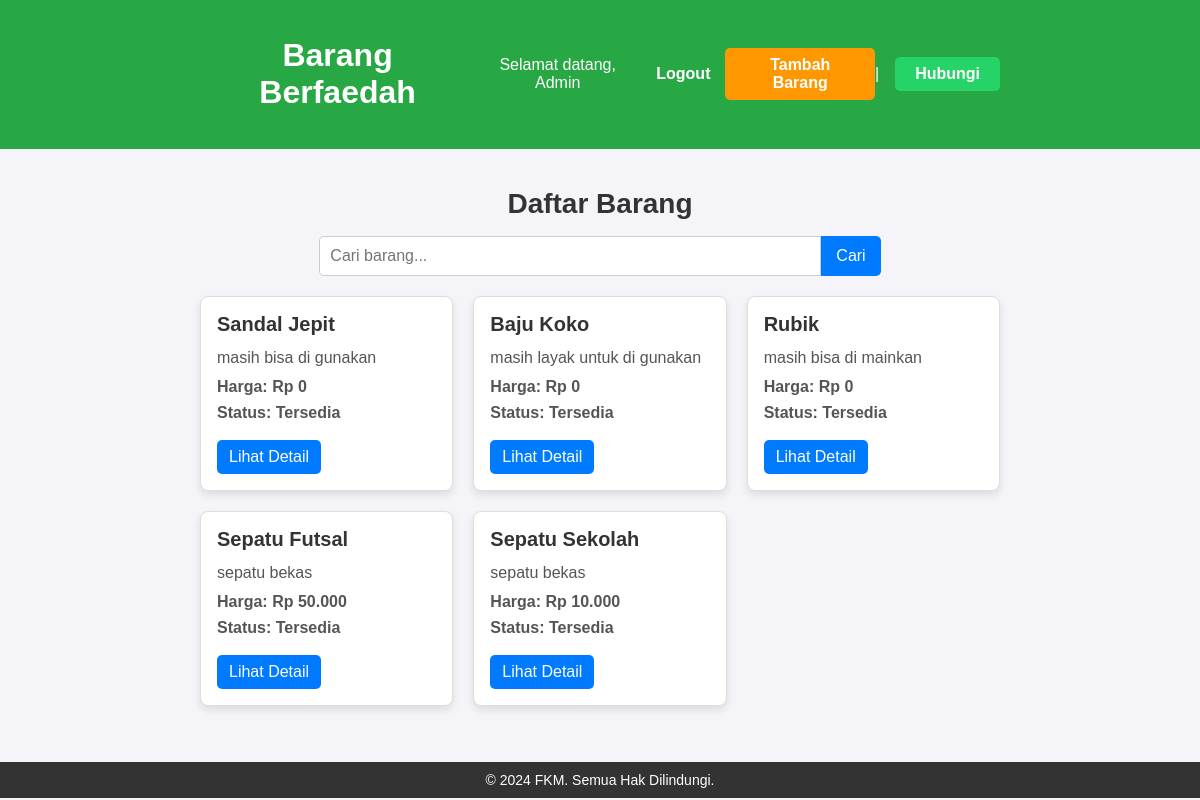
/index.php (signed in), run on the app's committed database.
### tables this page shows
CREATE TABLE `items` (
  `id` int(11) NOT NULL,
  `name` varchar(255) NOT NULL,
  `description` text NOT NULL,
  `price` decimal(10,2) DEFAULT NULL,
  `status` enum('Tersedia','Tidak Tersedia') DEFAULT 'Tersedia',
  `created_at` timestamp NOT NULL DEFAULT current_timestamp()
);

### index.php (the view, shortened to what this page needs)
<!DOCTYPE html>
<html lang="id">
<head>
    <link rel="stylesheet" href="styles.css">
</head>
<body>
    <header>
        <div class="header-content">
            <h1>Barang Berfaedah</h1>
            <?php
            if (isset($_SESSION['username'])) {
                echo "<p class='welcome-message'>Selamat datang, " . $_SESSION['username'] . "</p>";
                echo "<a href='logout.php' class='auth-link'>Logout</a>";
            } else {
                echo "<a href='login.php' class='auth-link'>Login</a> | ";
                echo "<a href='register.php' class='auth-link'>Daftar</a>";
            }
            ?>
            <a href="add-item.html" class="add-button">Tambah Barang</a> |
            <a href="https://api.whatsapp.com/send?phone=6285173052468&text=Hallo admin, ini saya dari web Barang Berfaedah, apakah barangnya ready?" class="whatsapp-button" target="_blank">Hubungi</a>
        </div>
    </header>
    <main>
        <h2>Daftar Barang</h2>
        <form method="GET" action="index.php" class="search-form">
            <input type="text" name="search" placeholder="Cari barang..." value="<?php echo isset($_GET['search']) ? htmlspecialchars($_GET['search']) : ''; ?>">
            <button type="submit">Cari</button>
        </form>
        <section id="item-list">
            <?php
            $conn = new mysqli("localhost", "root", "", "db_used");
            $search = isset($_GET['search']) ? $conn->real_escape_string($_GET['search']) : '';
            $sql = "SELECT * FROM items WHERE name LIKE '%$search%' ORDER BY created_at DESC";
            $result = $conn->query($sql);
            if ($result->num_rows > 0) {
                while ($row = $result->fetch_assoc()) {
                    echo "<div class='item'>";
                    echo "<h3 class='item-name'>" . $row["name"] . "</h3>";
                    echo "<p class='item-description'>" . $row["description"] . "</p>";
                    echo "<p class='item-price'>Harga: " . ($row["price"] ? "Rp " . number_format($row["price"], 0, ',', '.') : "Gratis") . "</p>";
                    echo "<p class='item-status'>Status: " . ucfirst($row["status"]) . "</p>";
                    echo "<a href='item-detail.php?id=" . $row["id"] . "' class='detail-link'>Lihat Detail</a>";
                    echo "</div>";
                }
            } else {
                echo "<p class='no-results'>Tidak ada barang yang ditemukan untuk kata kunci: <strong>" . htmlspecialchars($search) . "</strong></p>";
            }
            ?>
        </section>
    </main>
</body>
<footer>
    <p>&copy; 2024 FKM. Semua Hak Dilindungi.</p>
</footer>
</html>

### styles.css (style rules this page uses)
body { font-family: Arial, sans-serif; margin: 0; padding: 0; background-color: #f4f4f9; color: #333; }
header { background-color: #28a745; color: white; padding: 1rem; text-align: center; }
.header-content { display: flex; justify-content: space-between; align-items: center; max-width: 800px; margin: auto; }
header a { color: white; text-decoration: none; margin-left: 1rem; font-weight: bold; }
.whatsapp-button { background-color: #25D366; color: white; padding: 8px 20px; border-radius: 5px; text-decoration: none; font-weight: bold; }
.add-button { background-color: #FF9800; padding: 8px 15px; border-radius: 5px; color: white; text-decoration: none; font-weight: bold; margin-left: 15px; }
main { padding: 1rem; max-width: 800px; margin: auto; }
h2 { font-size: 28px; color: #333; text-align: center; margin-bottom: 1rem; }
.search-form { display: flex; justify-content: center; margin-bottom: 20px; }
.search-form input[type="text"] { width: 60%; padding: 10px; border: 1px solid #ccc; border-radius: 5px 0 0 5px; font-size: 16px; }
.search-form button { padding: 10px 15px; background-color: #007bff; color: white; border: none; border-radius: 0 5px 5px 0; cursor: pointer; font-size: 16px; }
#item-list { display: grid; grid-template-columns: repeat(auto-fit, minmax(250px, 1fr)); gap: 20px; }
.item { background-color: white; padding: 1rem; border: 1px solid #ddd; border-radius: 8px; box-shadow: 0 4px 8px rgba(0, 0, 0, 0.1); }
.item h3 { font-size: 20px; color: #333; margin: 0 0 10px; }
.item p { margin: 0.5rem 0; color: #555; }
.item-price { color: #28a745; font-weight: bold; }
.item-status { color: #007bff; }
.item-name { font-size: 28px; color: #333; margin-bottom: 10px; }
.item-description { font-size: 16px; color: #666; line-height: 1.5; margin-bottom: 15px; }
.item-price, .item-status, .item-date { font-size: 16px; color: #333; margin: 5px 0; font-weight: bold; }
.detail-link { display: inline-block; margin-top: 10px; padding: 8px 12px; background-color: #007bff; color: white; text-decoration: none; border-radius: 5px; }
footer { background-color: #333; color: white; padding: 10px; text-align: center; margin-top: 40px; }
footer p { margin: 0; font-size: 14px; }

### data on the page
items: name "Sandal Jepit", description "masih bisa di gunakan", price "0", status "Tersedia"
items: name "Baju Koko", description "masih layak untuk di gunakan", price "0", status "Tersedia"
items: name "Rubik", description "masih bisa di mainkan", price "0", status "Tersedia"
items: name "Sepatu Futsal", description "sepatu bekas", price "50.000", status "Tersedia"
items: name "Sepatu Sekolah", description "sepatu bekas", price "10.000", status "Tersedia"

### other printed values
$_SESSION['username'] "Admin"
